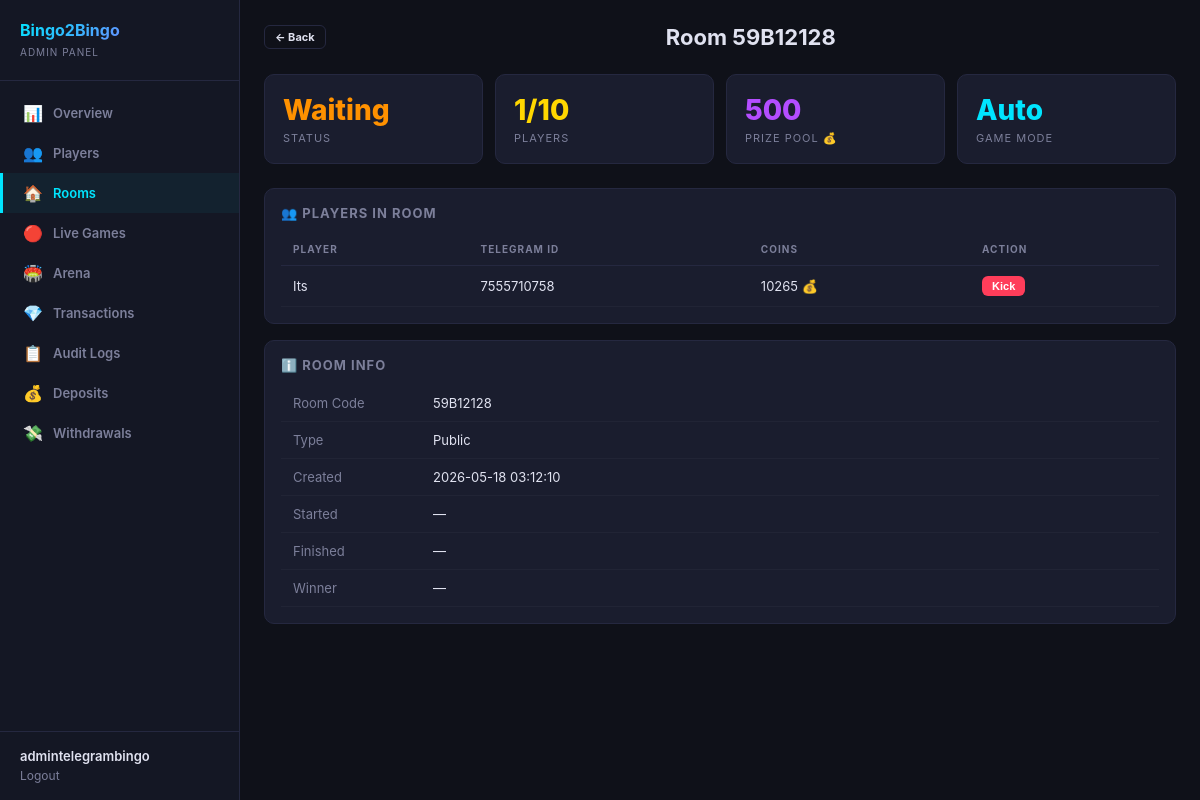
The page /dashboard/rooms/59B12128/ (signed in) on the database as committed earlier.
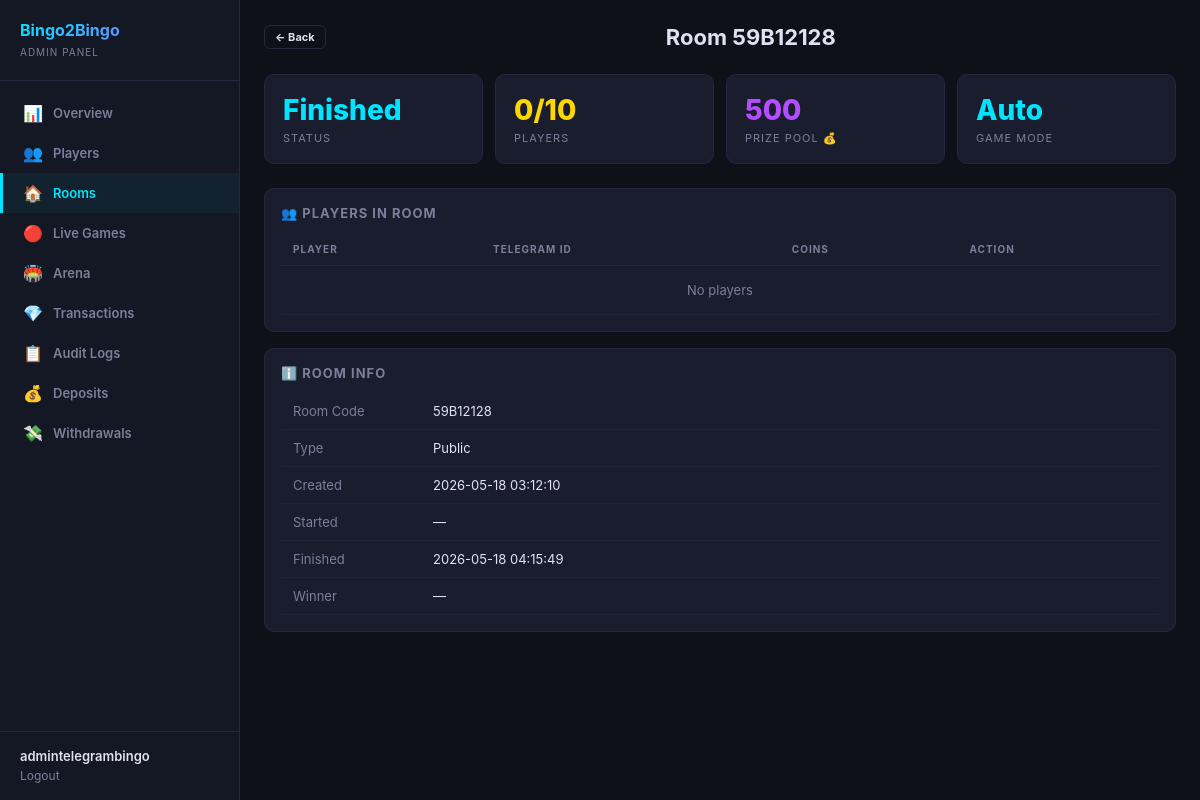
The same page on the database as committed later.
### games/models.py (models this page shows, shortened)
class GameRoom(models.Model):
    class RoomType(models.TextChoices):
        PUBLIC = 'public', 'Public'
        PRIVATE = 'private', 'Private'
    class Status(models.TextChoices):
        WAITING = 'waiting', 'Waiting'
        ACTIVE = 'active', 'Active'
        FINISHED = 'finished', 'Finished'
    class GameMode(models.TextChoices):
        AUTO = 'auto', 'Auto'
        MANUAL = 'manual', 'Manual'
    room_code = models.CharField(max_length=8, unique=True, blank=True)
    room_type = models.CharField(max_length=10, choices=RoomType.choices, default=RoomType.PUBLIC)
    status = models.CharField(max_length=10, choices=Status.choices, default=Status.WAITING)
    max_players = models.IntegerField(default=10)
    entry_fee = models.BigIntegerField(default=50)
    prize_pool = models.BigIntegerField(default=0)
    winner = models.ForeignKey(
        Player, null=True, blank=True,
        on_delete=models.SET_NULL,
        related_name='games_won'
    )
    players = models.ManyToManyField(Player, through='BingoCard', related_name='game_rooms')
    game_mode = models.CharField(max_length=10, choices=GameMode.choices, default=GameMode.AUTO)
    game_state = models.JSONField(default=dict, blank=True)
    created_at = models.DateTimeField(default=timezone.now)
    started_at = models.DateTimeField(null=True, blank=True)
    finished_at = models.DateTimeField(null=True, blank=True)
    class Meta:
        verbose_name = 'Game Room'
        verbose_name_plural = 'Game Rooms'
        ordering = ['-created_at']

class BingoCard(models.Model):
    player = models.ForeignKey(Player, on_delete=models.CASCADE, related_name='bingo_cards')
    game_room = models.ForeignKey(GameRoom, on_delete=models.CASCADE, related_name='bingo_cards')
    numbers = models.JSONField(default=list)
    marked = models.JSONField(default=list)
    is_winner = models.BooleanField(default=False)
    created_at = models.DateTimeField(default=timezone.now)
    class Meta:
        verbose_name = 'Bingo Card'
        verbose_name_plural = 'Bingo Cards'
        unique_together = ('player', 'game_room')

### users/models.py (models this page shows, shortened)
class Player(models.Model):
    telegram_id = models.BigIntegerField(unique=True, db_index=True)
    username = models.CharField(max_length=255, blank=True, default='')
    first_name = models.CharField(max_length=255, blank=True, default='')
    phone_number = models.CharField(max_length=20, blank=True, default='')
    coins = models.BigIntegerField(default=10)
    wins = models.IntegerField(default=0)
    losses = models.IntegerField(default=0)
    games_played = models.IntegerField(default=0)
    xp = models.BigIntegerField(default=0)
    level = models.IntegerField(default=1)
    referral_code = models.CharField(max_length=32, unique=True, blank=True)
    invited_by = models.ForeignKey(
        'self', null=True, blank=True,
        on_delete=models.SET_NULL,
        related_name='invitees'
    )
    is_banned = models.BooleanField(default=False)
    last_daily_bonus = models.DateTimeField(null=True, blank=True)
    created_at = models.DateTimeField(default=timezone.now)
    class Meta:
        verbose_name = 'Player'
        verbose_name_plural = 'Players'
        ordering = ['-coins']

### dashboard/views.py (the view)
# urls.py: path('rooms/<str:room_code>/', views.room_detail, name='room_detail'),
@admin_required
def room_detail(request, room_code):
    room = get_object_or_404(
        GameRoom.objects.annotate(pc=Count('bingo_cards')).select_related('winner'),
        room_code=room_code
    )
    cards = list(BingoCard.objects.filter(game_room=room).select_related('player'))
    history = GameHistory.objects.filter(game_room=room).first()
    return render(request, 'dashboard/room_detail.html', {
        'room': room,
        'cards': cards,
        'history': history,
    })

### dashboard/auth.py (called while the page is built)
def admin_required(view_func):
    @wraps(view_func)
    def wrapper(request, *args, **kwargs):
        if not request.user.is_authenticated:
            return redirect('dashboard:login')
        if not request.user.is_staff and not request.user.is_superuser:
            messages.error(request, 'Access denied. Staff only.')
            return redirect('dashboard:login')
        return view_func(request, *args, **kwargs)
    return wrapper

### dashboard/templates/dashboard/room_detail.html (shortened to what this page needs)
{% extends 'dashboard/base.html' %}
{% block content %}
<div class="header">
  <a href="{% url 'dashboard:rooms' %}" class="btn btn-outline btn-sm">← Back</a>
  <h1>Room {{ room.room_code }}</h1>
</div>
<div class="stats-grid">
  <div class="stat-card {% if room.status == 'waiting' %}orange{% elif room.status == 'active' %}green{% else %}cyan{% endif %}">
    <div class="stat-value" id="room-status">{{ room.get_status_display }}</div>
    <div class="stat-label">Status</div>
  </div>
  <div class="stat-card gold">
    <div class="stat-value" id="player-count">{{ room.pc }}/{{ room.max_players }}</div>
    <div class="stat-label">Players</div>
  </div>
  <div class="stat-card purple">
    <div class="stat-value" id="prize-pool">{{ room.prize_pool }}</div>
    <div class="stat-label">Prize Pool 💰</div>
  </div>
  <div class="stat-card cyan">
    <div class="stat-value" id="game-mode-badge">{{ room.game_mode|default:'auto'|title }}</div>
    <div class="stat-label">Game Mode</div>
  </div>
</div>
<div class="card">
  <div class="card-header">👥 Players in Room</div>
  <table>
    <thead><tr><th>Player</th><th>Telegram ID</th><th>Coins</th><th>Action</th></tr></thead>
    <tbody>
    {% for card in cards %}
    <tr>
      <td>{{ card.player.first_name }}</td>
      <td>{{ card.player.telegram_id }}</td>
      <td>{{ card.player.coins }} 💰</td>
      <td>
        {% if room.status == 'waiting' %}
        <button class="btn btn-red btn-sm" onclick="kickPlayer({{ card.player.id }}, '{{ card.player.first_name|escapejs }}')">Kick</button>
        {% endif %}
      </td>
    </tr>
    {% empty %}
    <tr><td colspan="4" style="text-align:center;color:var(--muted);padding:16px;">No players</td></tr>
    {% endfor %}
    </tbody>
  </table>
</div>
<div class="card">
  <div class="card-header">ℹ️ Room Info</div>
  <table>
    <tr><td style="color:var(--muted);width:140px;">Room Code</td><td>{{ room.room_code }}</td></tr>
    <tr><td style="color:var(--muted);">Type</td><td>{{ room.get_room_type_display }}</td></tr>
    <tr><td style="color:var(--muted);">Created</td><td>{{ room.created_at|date:"Y-m-d H:i:s" }}</td></tr>
    <tr><td style="color:var(--muted);">Started</td><td>{{ room.started_at|date:"Y-m-d H:i:s"|default:"—" }}</td></tr>
    <tr><td style="color:var(--muted);">Finished</td><td>{{ room.finished_at|date:"Y-m-d H:i:s"|default:"—" }}</td></tr>
    <tr><td style="color:var(--muted);">Winner</td><td>{{ room.winner.first_name|default:"—" }}</td></tr>
  </table>
</div>
{% endblock %}

Rows that differ between the two databases and show on the page:
removed BingoCard: player.first_name "Its", player.telegram_id "7555710758", player.coins "10265"
changed GameRoom "Auto": status "Waiting" → "Finished"; pc "1" → "0"; finished_at "—" → "2026-05-18 04:15:49"
Other text that changed with them:
text now shown: "No players"
